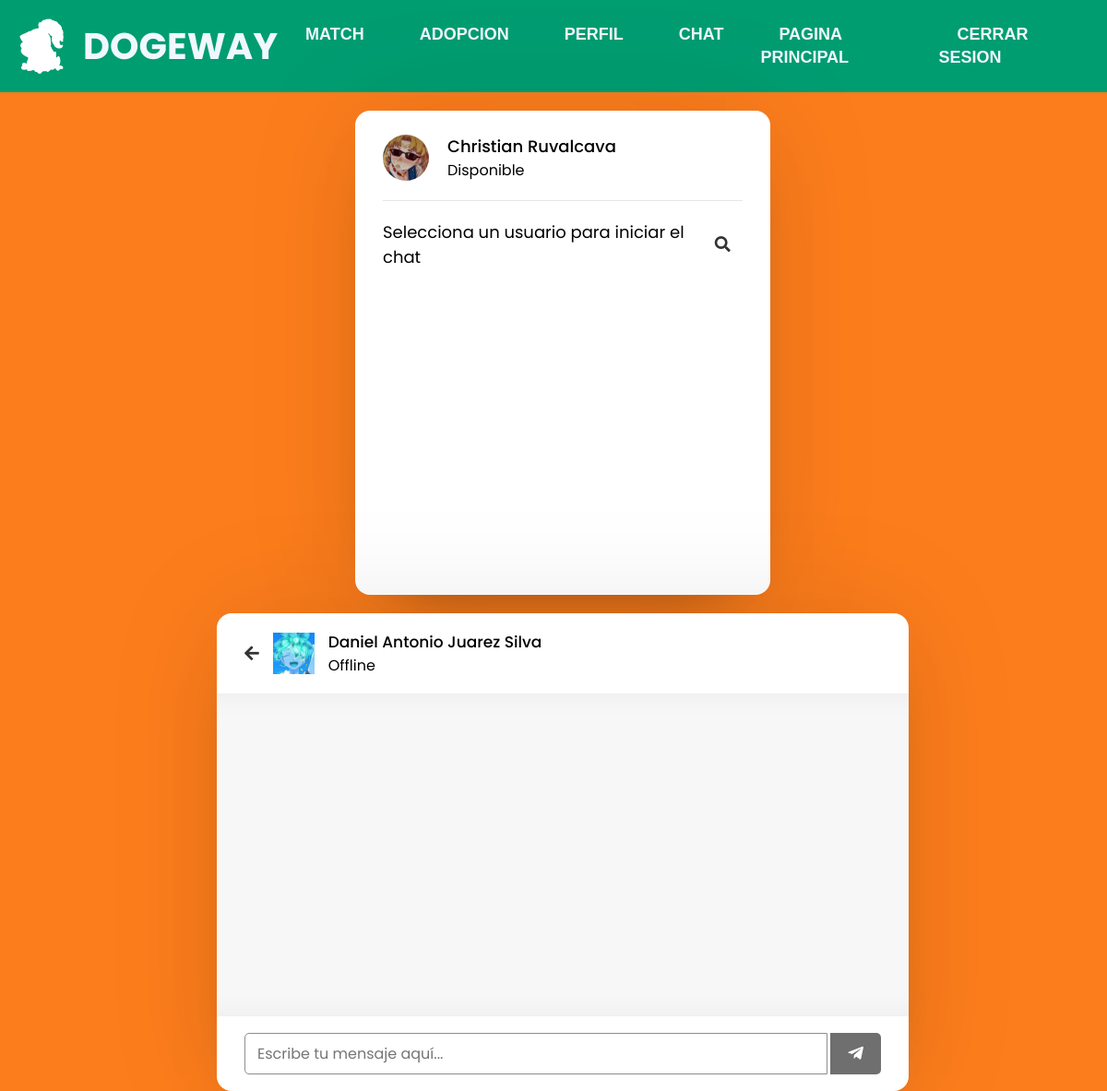
The page /Dogeway/Chat/chat.php?id=123456789 (signed in) on the database its author committed.
### tables this page shows
CREATE TABLE `usuario` (
  `id` int(11) NOT NULL,
  `nombre` varchar(100) NOT NULL,
  `email` varchar(100) NOT NULL,
  `codigo_verificacion` varchar(32) NOT NULL,
  `verificado` tinyint(1) NOT NULL DEFAULT 0,
  `pass` varchar(50) NOT NULL,
  `curp` varchar(20) NOT NULL,
  `telefono` varchar(15) NOT NULL,
  `nickname` varchar(30) NOT NULL,
  `apellidos` varchar(50) NOT NULL,
  `municipio` varchar(50) NOT NULL,
  `fechanac` date NOT NULL,
  `fotografia` varchar(128) NOT NULL,
  `archivo_n` varchar(128) NOT NULL,
  `ine` text NOT NULL,
  `admin` int(2) NOT NULL DEFAULT 0,
  `status` varchar(20) NOT NULL,
  `unique_id` int(255) NOT NULL
);

### Dogeway/Inicio/includes/user.php (called while the page is built, shortened)
<?php
include_once 'db.php';
class User extends DB{
    public function setUser($user){
        $query = $this->connect()->prepare('SELECT * FROM usuario WHERE nickname = :user');
        $query->execute(['user' => $user]);
        foreach ($query as $currentUser) {
            $this->UniqueId = $currentUser['unique_id'];
        }
    }
    public function getUniqueId(){
        return $this->UniqueId;
    }
}
?>

### Dogeway/Inicio/includes/db.php (called while the page is built)
<?php
class DB{
    private $host;
    private $db;
    private $user;
    private $password;
    private $charset;
    public function __construct(){
        $this->host     = 'localhost';
        $this->db       = 'dogeway';
        $this->user     = 'root';
        $this->password = "";
        $this->charset  = 'utf8mb4';
    }
    function connect(){
        try{
            $connection = "mysql:host=" . $this->host . ";dbname=" . $this->db . ";charset=" . $this->charset;
            $options = [
                PDO::ATTR_ERRMODE            => PDO::ERRMODE_EXCEPTION,
                PDO::ATTR_EMULATE_PREPARES   => false,
            ];
            $pdo = new PDO($connection, $this->user, $this->password, $options);
            return $pdo;
        }catch(PDOException $e){
            print_r('Error connection: ' . $e->getMessage());
        }
    }
}
?>

### Dogeway/Chat/chat.php (the view, shortened to what this page needs)
<?php
    include_once '../Inicio/includes/user.php';
    include_once "php/config.php";
    $userSession = new UserSession();
    $user = new User();
    if(isset($_SESSION['user'])){
    $user->setUser($userSession->getCurrentUser());
    } else {
      header("Location: ../Inicio/index.php");
      exit();
    }
?>
<?php include_once "header.php";?>
<?php include_once "usersblock.php";?>
<body>
  <div class="wrapper2">
    <section class="chat-area">
      <header>
        <?php
        $user_id = mysqli_real_escape_string($conn, $_GET['id']);
        $sql = mysqli_query($conn, "SELECT * FROM usuario WHERE unique_id = {$user_id}");
        if (mysqli_num_rows($sql) > 0) {
          $row = mysqli_fetch_assoc($sql);
        } else {
          header("location: users.php");
        }
        ?>
        <a href="users.php" class="back-icon"><i class="fas fa-arrow-left"></i></a>
        <img src="../Registro/archivos/<?php echo $row['fotografia']; ?>" alt="">
        <div class="details">
          <span><?php echo $row['nombre'] . " " . $row['apellidos'] ?></span>
          <p><?php echo $row['status']; ?></p>
        </div>
      </header>
      <div class="chat-box">
      </div>
      <form action="#" class="typing-area">
        <input type="text" name="message" class="input-field" placeholder="Escribe tu mensaje aquí..." autocomplete="off">
        <button><i class="fab fa-telegram-plane"></i></button>
      </form>
    </section>
  </div>
</body>
</html>

### Dogeway/Chat/usersblock.php (shortened to what this page needs)
<html>
  <div class="wrapper">
    <section class="users">
      <header>
        <div class="content">
          <?php
          $sql = mysqli_query($conn, "SELECT * FROM usuario WHERE unique_id = {$user->getUniqueId()}");
          if (mysqli_num_rows($sql) > 0) {
            $row = mysqli_fetch_assoc($sql);
          }
          ?>
          <img src="../Registro/archivos/<?php echo $row['fotografia']; ?>" alt="">
          <div class="details">
            <span><?php echo $row['nombre'] . " " . $row['apellidos'] ?></span>
            <p><?php echo $row['status']; ?></p>
          </div>
        </div>
      </header>
      <div class="search">
        <span class="text">Selecciona un usuario para iniciar el chat</span>
        <button><i class="fas fa-search"></i></button>
      </div>
    </section>
  </div>
</html>

### Dogeway/Chat/estilo.css (style rules this page uses)
* { margin: 0; padding: 0; box-sizing: border-box; text-decoration: none; font-family: 'Poppins', sans-serif; }
body { background: #fc7d1c; display: flex; flex-wrap: wrap; justify-content: center; }
.wrapper { margin-left: 20px ; margin-top: 20px ; background: #fff; max-width: 450px; width: 50%; height: 525px; border-radius: 16px; box-shadow: 0 0 128px 0 rgba(0,0,0,0.1), 0 32px 64px -48px rgba(0,0,0,0.5); }
.wrapper2 { margin-left: 20px ; margin-top: 20px ; background: #fff; max-width: 750px; width: 100%; border-radius: 16px; box-shadow: 0 0 128px 0 rgba(0,0,0,0.1), 0 32px 64px -48px rgba(0,0,0,0.5); }
.users { padding: 25px 30px; }
.users header, .users-list a { display: flex; align-items: center; padding-bottom: 20px; border-bottom: 1px solid #e6e6e6; justify-content: space-between; }
.wrapper img { object-fit: cover; border-radius: 50%; }
.users header img { height: 50px; width: 50px; }
:is(.users, .users-list) .content { display: flex; align-items: center; }
:is(.users, .users-list) .content .details { color: #000; margin-left: 20px; }
:is(.users, .users-list) .details span { font-size: 18px; font-weight: 500; }
.users .search { margin: 20px 0; display: flex; position: relative; align-items: center; justify-content: space-between; }
.users .search .text { font-size: 18px; }
.users .search button { position: relative; z-index: 1; width: 47px; height: 42px; font-size: 17px; cursor: pointer; border: none; background: #fff; color: #333; outline: none; border-radius: 0 5px 5px 0; transition: all 0.2s ease; }
.chat-area header { display: flex; align-items: center; padding: 18px 30px; }
.chat-area header .back-icon { color: #333; font-size: 18px; }
.chat-area header img { height: 45px; width: 45px; margin: 0 15px; }
.chat-area header .details span { font-size: 17px; font-weight: 500; }
.chat-box { position: relative; min-height: 350px; max-height: 350px; overflow-y: auto; padding: 10px 30px 20px 30px; background: #f7f7f7; box-shadow: inset 0 32px 32px -32px rgb(0 0 0 / 5%), inset 0 -32px 32px -32px rgb(0 0 0 / 5%); }
.typing-area { padding: 18px 30px; display: flex; justify-content: space-between; }
.typing-area input { height: 45px; width: calc(100% - 58px); font-size: 16px; padding: 0 13px; border: 1px solid #928b8b; outline: none; border-radius: 5px 0 0 5px; }
.typing-area button { color: #fff; width: 55px; border: none; outline: none; background: #333; font-size: 19px; cursor: pointer; opacity: 0.7; pointer-events: none; border-radius: 0 5px 5px 0; transition: all 0.3s ease; }
header { width: 100%; }

### rows shown on the page
usuario: fotografia (picture), nombre "Christian", apellidos "Ruvalcava", status "Disponible"
usuario: fotografia (picture), nombre "Daniel Antonio", apellidos "Juarez Silva", status "Offline"
